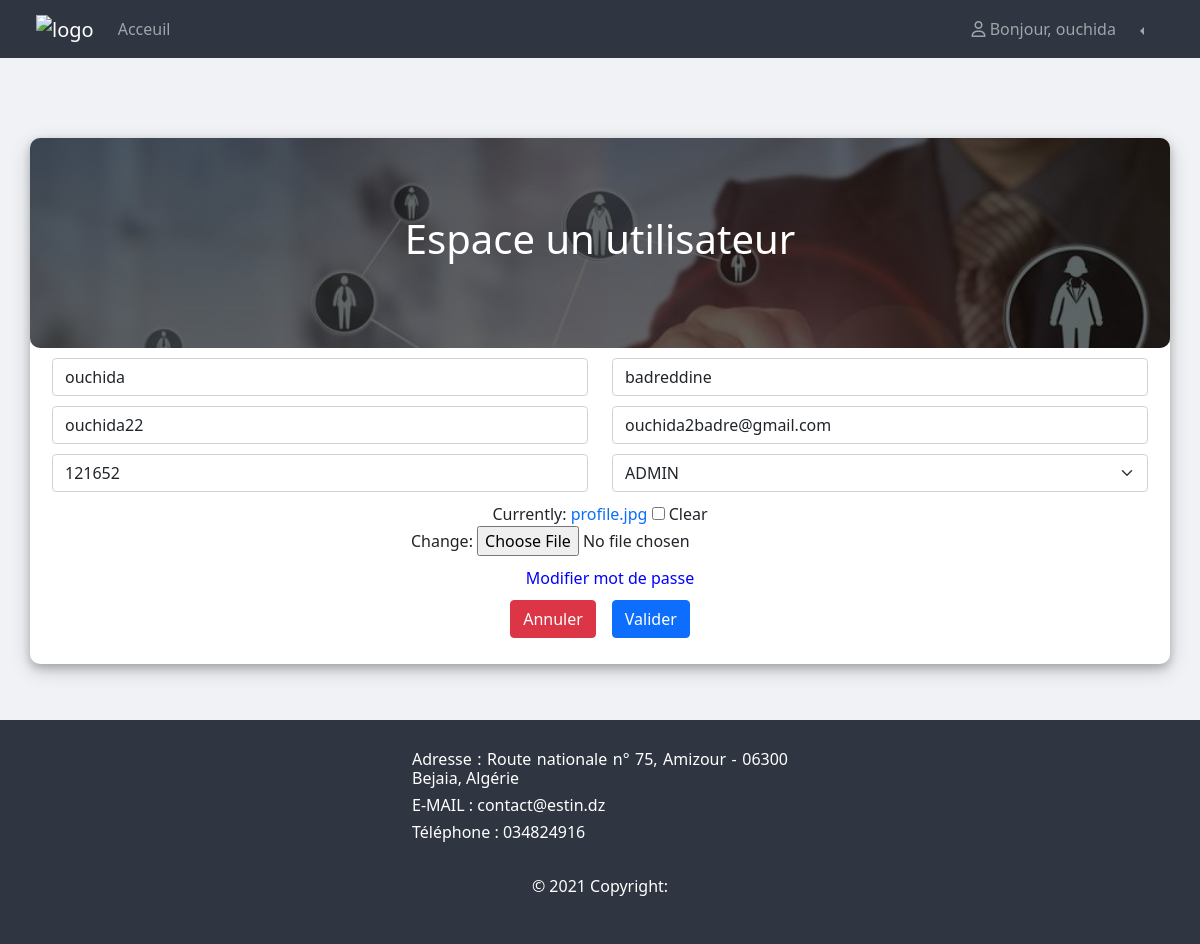
/edite/2 (signed in), run on the app's committed database.
### myapp/models.py (models this page shows, shortened)
class Utilisateur(AbstractBaseUser):
    email = models.EmailField(verbose_name="email", max_length=60, unique=True)
    username = models.CharField(max_length=30, unique=True)
    nom = models.CharField(max_length=30)
    prenom = models.CharField(max_length=30)
    numero = models.CharField(max_length=10)
    fonction = models.CharField(max_length=1,choices=FONCTION,null=False)
    profile_pic = models.ImageField(default="profile.jpg", null=True, blank=True)
    date_joined = models.DateTimeField(verbose_name='date joined', auto_now_add=True)
    last_login = models.DateTimeField(verbose_name='last login', auto_now=True)
    is_admin = models.BooleanField(default=False)
    is_active = models.BooleanField(default=True)
    is_staff = models.BooleanField(default=False)
    is_superuser = models.BooleanField(default=False)
    USERNAME_FIELD = 'username'
    REQUIRED_FIELDS = ['email']
    objects = MyAccountManager()
    def __str__(self):
	    return self.username

### myapp/views.py (the view, shortened to what this page needs)
# urls.py: path("edite/<int:pk>",EditeUser,name="edite"),
@login_required
def EditeUser(request,pk):
    try:
        user = Utilisateur.objects.get(pk=pk)
    except :
        messages.add_message(request, messages.WARNING, 'Operation indesirable')
        return redirect('/utilisateurs')
    form = UtilisateurForms(instance=user)
    context = {"user":user,"form":form}
    return render(request,'modifierUtilisateurs.html',context)

### myapp/forms.py
class UtilisateurForms(ModelForm):
    class Meta:
        model = Utilisateur
        fields = ["profile_pic"]

### templates/modifierUtilisateurs.html (shortened to what this page needs)
{% extends 'main.html' %} {% block body %}
<div class="container ajout" style="height: auto">
  <form
    enctype="multipart/form-data"
    action="{% url 'edite' user.id %}"
    method="POST"
  >
    <div class="banner">
      <h1>Espace un utilisateur</h1>
    </div>
    <div class="row">
      <div class="col">
        <input
          type="text"
          class="form-control"
          placeholder="Nom"
          name="nom"
          value="{{user.nom}}"
          required
        />
      </div>
      <div class="col">
        <input
          type="text"
          class="form-control"
          placeholder="Prenom"
          name="prenom"
          value="{{user.prenom}}"
          required
        />
      </div>
    </div>
    <div class="row">
      <div class="col">
        <input
          type="text"
          class="form-control"
          placeholder="Pseudo-nom"
          name="username"
          value="{{user.username}}"
          required
        />
      </div>
      <div class="col">
        <input
          type="text"
          class="form-control"
          placeholder="Email"
          name="email"
          value="{{user.email}}"
          required
        />
      </div>
    </div>
    <div class="row">
      <div class="col">
        <input
          type="text"
          class="form-control"
          placeholder="Numero"
          name="numero"
          value="{{user.numero}}"
          required
        />
      </div>
      <div class="col">
        <select class="form-select" name="fonction">
          <option value="A" {% if user.fonction == 'A' %}selected{% endif %}>ADMIN</option>
        </select>
      </div>
    </div>
    <div class="row">
      <div class="form-group" style="text-align: center">
        {{form.profile_pic}}
      </div>
    </div>
    <div class="row ps">
      <div class="hh">Modifier mot de passe</div>
    </div>
    <div
      class="row b"
      style="display: flex; justify-content: center; aligntu-items: center"
    >
      <a
        style="width: auto"
        href="{% url 'users' %}"
        class="btn btn-danger mb-3 mx-2"
        >Annuler</a
      >
      <button
        style="width: auto"
        type="submit"
        class="btn btn-primary mb-3 mx-2"
      >
        Valider
      </button>
    </div>
  </form>
</div>
{% endblock %}

### templates/navbar.html (shortened to what this page needs)
<nav class="navbar navbar-expand-lg navbar-dark">
  <div class="container-fluid">
    <a class="navbar-brand" href="/">
      <img
        src="https://estin.dz/wp-content/uploads/2020/11/cropped-estin_logo-mini-2-2.jpg"
        alt="logo"
      />
    </a>
    <div class="collapse navbar-collapse" id="navbarNav">
      <ul class="navbar-nav">
        <li class="nav-item">
          <a class="nav-link" aria-current="page" href="/">Acceuil</a>
        </li>
      </ul>
      <ul class="navbar-nav left">
        <li class="nav-item mx-2">
          <a class="nav-link" aria-current="page" href="#"
            ><i class="far fa-user"></i> Bonjour, {{request.user}}</a
          >
        </li>
        <li class="nav-item dropdown btn-group dropstart">
          <a
            class="nav-link dropdown-toggle"
            href="#"
            id="navbarDarkDropdownMenuLink"
            role="button"
            data-bs-toggle="dropdown"
            aria-expanded="false"
          >
          </a>
        </li>
      </ul>
    </div>
  </div>
</nav>

### static/css/styles.css (style rules this page uses)
a { text-decoration: none; }
.navbar, footer { background-color: #2f3541; }
.navbar .left { margin-left: auto; margin-right: 2rem; }
.navbar-brand img { width: 100px; margin-left: 1.5rem; }
.ajout { display: flex; animation-name: animation; animation-duration: 1s; animation-fill-mode: forwards; margin-top: 5rem; margin-bottom: 3.5rem; border-radius: 10px; padding: 0; }
.ajout form { width: 100%; }
.banner { position: relative; height: 210px; background-image: url("../images/ajoutATS.jpg"); background-size: cover; display: flex; justify-content: center; align-items: center; text-align: center; color: #fff; border-radius: 10px; }
.banner::after { content: ""; background-color: rgba(0, 0, 0, 0.6); position: absolute; width: 100%; height: 100%; border-radius: 10px; }
.banner h1 { z-index: 2; }
.ajout .row { margin: 10px; }
.ps .hh { width: auto; cursor: pointer; }
.ps { width: 100%; display: flex; justify-content: center; color: #0000ff; }
.b button { width: auto; }
.b { display: flex; justify-content: center; }

### data on the page
Utilisateur: user "ouchida"
Utilisateur: nom "ouchida", prenom "badreddine", username "ouchida22", email "ouchida2badre@gmail.com", numero "121652", fonction "ADMIN"
